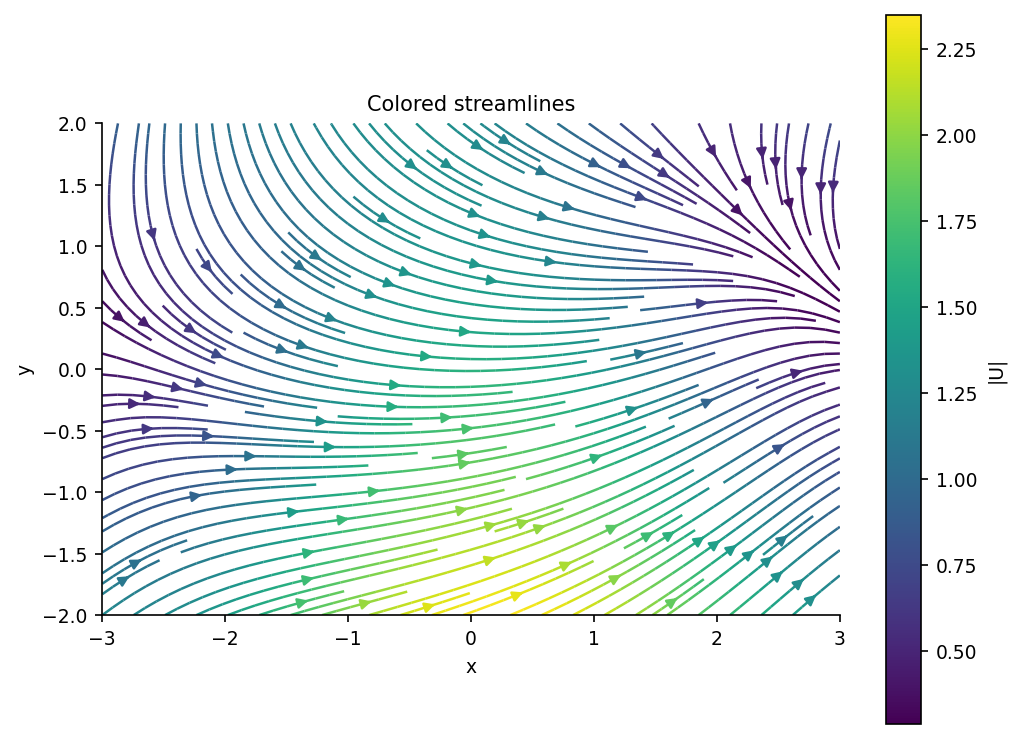

Write the Python code that produced this figure.
"""streamlines_colored: 流线按速度模值着色（CFD 报告常用）."""
import sys, os; sys.path.insert(0, os.path.join(os.path.dirname(os.path.abspath(__file__)), '..', '..', '_utils', 'python'))
import numpy as np
import matplotlib.pyplot as plt
from theme import apply_theme

def make_figure(title='Colored streamlines'):
    apply_theme(fig_size=(7, 5))
    Y, X = np.mgrid[-2:2:200j, -3:3:300j]
    U = 1 + 0.6*np.cos(X) - 0.3*Y
    V = -0.4*Y + 0.3*np.sin(X)
    speed = np.hypot(U, V)
    fig, ax = plt.subplots()
    strm = ax.streamplot(X, Y, U, V, color=speed, cmap='viridis',
                         linewidth=1.2, density=1.6)
    fig.colorbar(strm.lines, ax=ax, label='|U|')
    ax.set_xlabel('x'); ax.set_ylabel('y'); ax.set_title(title); ax.set_aspect('equal')
    fig.tight_layout(); return fig

if __name__ == '__main__':
    fig = make_figure(); fig.savefig(__file__.replace('.py', '.png'), dpi=150)
